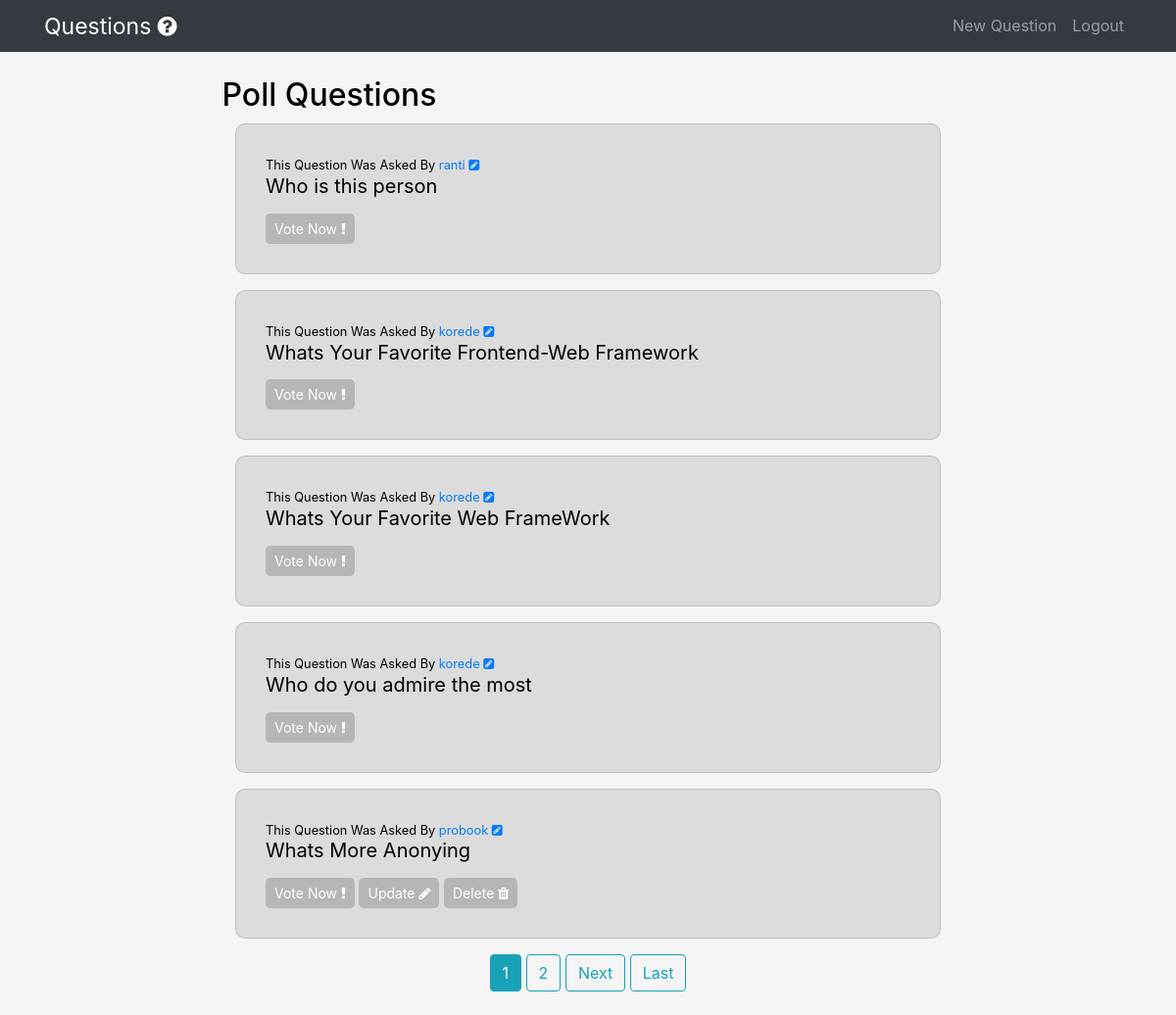
The app's page / (signed in) with its own data.
### polls/models.py (models this page shows, shortened)
class Question(models.Model):
    question_text = models.CharField(max_length=300)
    pub_date=models.DateTimeField(default=timezone.now)
    author = models.ForeignKey(User, related_name="authors", on_delete=models.CASCADE)

### polls/views.py (the view)
# urls.py: path('', PollsListView.as_view(), name="list"),
class PollsListView(ListView, LoginRequiredMixin):
    model = Question
    template_name = "polls/index.html"
    context_object_name = "question"
    ordering = ['-pub_date']
    paginate_by = 5

### polls/templates/polls/index.html (shortened to what this page needs)
{% extends "users/base.html" %}
{% block content %}
<h2 class=" mb-2 head">Poll Questions</h2>
{% for question in question %}
<div class="card mb-3 card1">
    <div class="card-body">
        <small>This Question Was Asked By <a href="{% url 'users-detail' question.author.id %}">{{question.author}} <i class="fa fa-pencil-square" aria-hidden="true"></i></a></small>
        <p><a class="namelink" href="{% url 'polls-detail' question.id%}">{{question.question_text}} </a></p>
        <a class="btn btn-sm li" href="{% url 'polls-detail' question.id %}">Vote Now <i class="fa fa-exclamation" aria-hidden="true"></i></a>
        {% if question.author == user %}
        <a class="btn btn-sm li" href="{% url 'polls-update' question.pk %}">Update <i class="fa fa-pencil" aria-hidden="true"></i></a>
        <a class="btn btn-sm li" href="{% url 'polls-delete' question.pk %}">Delete <i class="fa fa-trash" aria-hidden="true"></i></a>
        {% endif %}
    </div>
</div>
{% endfor %}
{% if is_paginated %}
{% for num in page_obj.paginator.page_range %}
{% if page_obj.number == num %}
<a class="btn btn-info mb-4" href="?page={{ num }}">{{ num }}</a>
{% elif num > page_obj.number|add:'-3' and num < page_obj.number|add:'3' %}
<a class="btn btn-outline-info mb-4" href="?page={{ num }}">{{ num }}</a>
{% endif %}
{% endfor %}
{% if page_obj.has_next %}
<a class="btn btn-outline-info mb-4" href="?page={{ page_obj.next_page_number }}">Next</a>
<a class="btn btn-outline-info mb-4" href="?page={{ page_obj.paginator.num_pages }}">Last</a>
{% endif %}
{% endif %}
{% endblock%}

### users/Templates/users/base.html (style rules this page uses)
body { line-height: 1.3rem; background-color:rgb(245, 245, 245); text-align: center; color: black; }
.card1 { margin: 0 auto; text-align: left; width: 60%; background-color:rgb(221, 220, 220); padding: 10px; margin-top: 10px; border-radius: 10px; }
.head { margin-top: 15px; padding-top:10px; width: 56%; }
.li { background-color: #b6b6b6; color: rgb(255, 255, 255); border-radius: 5px; cursor: pointer; }
.namelink { color: black; font-size: 20px; }

### records on screen
Question: author "ranti", question_text "Who is this person"
Question: author "korede", question_text "Whats Your Favorite Frontend-Web Framework"
Question: author "korede", question_text "Whats Your Favorite Web FrameWork"
Question: author "korede", question_text "Who do you admire the most"
Question: author "probook", question_text "Whats More Anonying", shows "Update"

### other values on screen
{{ num }} "1"
{{ num }} "2"
